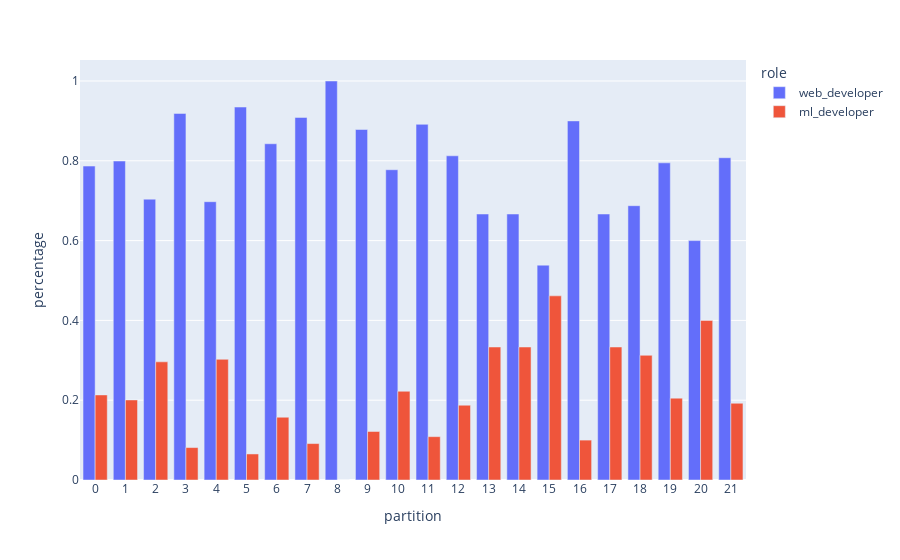

Notebook source saved alongside this figure:
### Code cell
def value_count_per_partition(nodes_part: pd.DataFrame, partition: int):
    """Find the percentage of each developer type per partition"""
    
    part = nodes_part[nodes_part.partition == partition]
    count = part.ml_target.value_counts(normalize=True).values.tolist()
    if len(count) == 2:
        count.append(str(partition))
    else:
        count.extend([0, str(partition)])
    return count

# Get the percentage of each developer type for each partition
count_df = pd.DataFrame(
    [value_count_per_partition(nodes_part, i) for i in range(22)],
    columns=["web_developer", "ml_developer", "partition"],
)

count_df = count_df.melt(
    id_vars=["partition"], var_name="role", value_name="percentage"
)


# Plot 
px.bar(count_df, x="partition", y="percentage", color="role", barmode="group")

### Figure 1 — Plotly figure (JSON) as saved in the notebook; plotly's stock layout.template omitted (floating-point values rounded to 4 significant figures)
{"data": [{"alignmentgroup": "True", "hovertemplate": "role=web_developer<br>partition=%{x}<br>percentage=%{y}<extra></extra>", "legendgroup": "web_developer", "marker": {"color": "#636efa", "pattern": {"shape": ""}}, "name": "web_developer", "offsetgroup": "web_developer", "orientation": "v", "showlegend": true, "textposition": "auto", "type": "bar", "x": ["0", "1", "2", "3", "4", "5", "6", "7", "8", "9", "10", "11", "12", "13", "14", "15", "16", "17", "18", "19", "20", "21"], "xaxis": "x", "y": [0.7868, 0.7994, 0.7039, 0.9187, 0.6975, 0.9347, 0.8427, 0.9087, 1, 0.8784, 0.7776, 0.8914, 0.8125, 0.6667, 0.6667, 0.5385, 0.9, 0.6667, 0.6875, 0.7949, 0.6, 0.8077], "yaxis": "y"}, {"alignmentgroup": "True", "hovertemplate": "role=ml_developer<br>partition=%{x}<br>percentage=%{y}<extra></extra>", "legendgroup": "ml_developer", "marker": {"color": "#EF553B", "pattern": {"shape": ""}}, "name": "ml_developer", "offsetgroup": "ml_developer", "orientation": "v", "showlegend": true, "textposition": "auto", "type": "bar", "x": ["0", "1", "2", "3", "4", "5", "6", "7", "8", "9", "10", "11", "12", "13", "14", "15", "16", "17", "18", "19", "20", "21"], "xaxis": "x", "y": [0.2132, 0.2006, 0.2961, 0.08128, 0.3025, 0.06527, 0.1573, 0.09131, 0, 0.1216, 0.2224, 0.1086, 0.1875, 0.3333, 0.3333, 0.4615, 0.1, 0.3333, 0.3125, 0.2051, 0.4, 0.1923], "yaxis": "y"}], "layout": {"barmode": "group", "legend": {"title": {"text": "role"}, "tracegroupgap": 0}, "margin": {"t": 60}, "xaxis": {"anchor": "y", "domain": [0, 1], "title": {"text": "partition"}}, "yaxis": {"anchor": "x", "domain": [0, 1], "title": {"text": "percentage"}}}}
